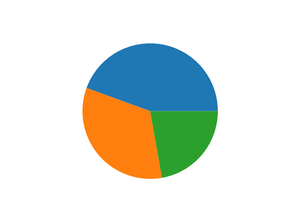
#> input picture INDIANAIPRODUCTION/03_matplot/pie_char.png, 293 x 220 px, shrunk from 640 x 480 before the run
$ jupyter execute 08_matplot.ipynb
#> lines starting #> are read from the running program, lines starting #| are printed output that depends on the picture
# Imshow

[cell 1]
import matplotlib.pyplot as plt
import matplotlib.image as mpimg # image module for image reading

[cell 2]
img = mpimg.imread("pie_char.png") # give addres of image location
#> img is the input picture: shape (220, 293, 4) float32; mean R, G, B, A 0.872, 0.891, 0.859, 1
print(img)
#> (printed output is left out)

[cell 3]
print("Data type of img > ", type(img))
#| Data type of img >  <class 'numpy.ndarray'>
print("Shape of img > ", img.shape)
#| Shape of img >  (220, 293, 4)
print("Dimention of img > ",img.ndim)
#| Dimention of img >  3

[cell 4]
plt.imshow(img)
plt.show()

[cell 5]
plt.figure(figsize=(16,9))
plt.axis("off")
plt.imshow(img)
plt.show()

[cell 6]
plt.figure(figsize=(16,9))
plt.axis("off")
plt.imshow(img)
plt.colorbar() # Show color bar of above image
plt.show()
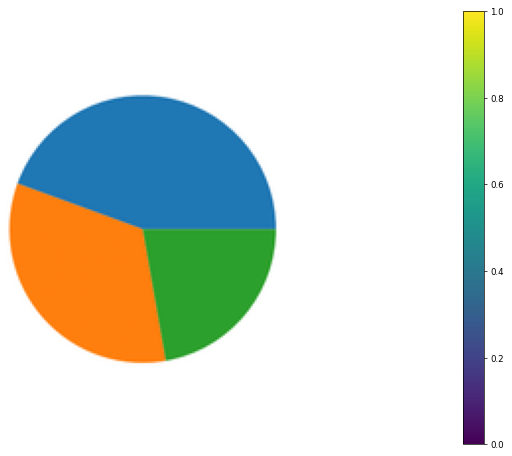
#> figure drawn by matplotlib, 2 panels

[cell 7]
single_channel = img[:,:,1] # get single channel data from img
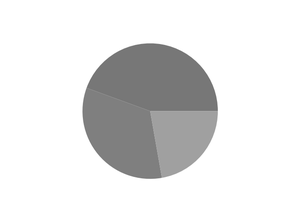
#> single_channel: shape (220, 293) float32; min 0.424, max 1, mean 0.891
plt.figure(figsize=(16,9))
plt.axis("off")
plt.imshow(single_channel, cmap = "hot") # show image with hot color map
plt.colorbar()
plt.show()
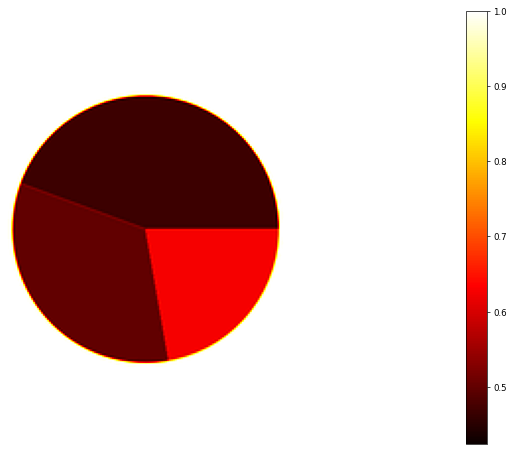
#> figure drawn by matplotlib, 2 panels

[cell 8]
img2 = mpimg.imread("car.jpeg")
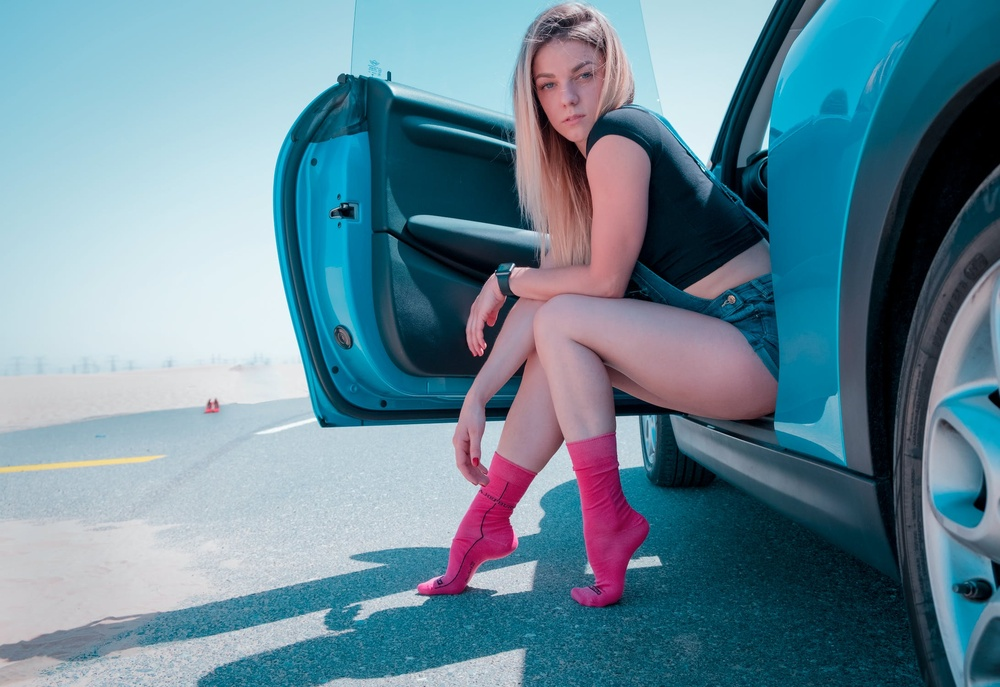
#> input picture INDIANAIPRODUCTION/03_matplot/car.jpeg, 1000 x 687 px, shrunk from 2184 x 1500 before the run
#> img2 is the input picture: shape (687, 1000, 3); mean R, G, B 103.7, 136.3, 151.9
plt.figure(figsize=(16,9))
plt.axis("off")
plt.imshow(img2)
plt.colorbar()
plt.show()
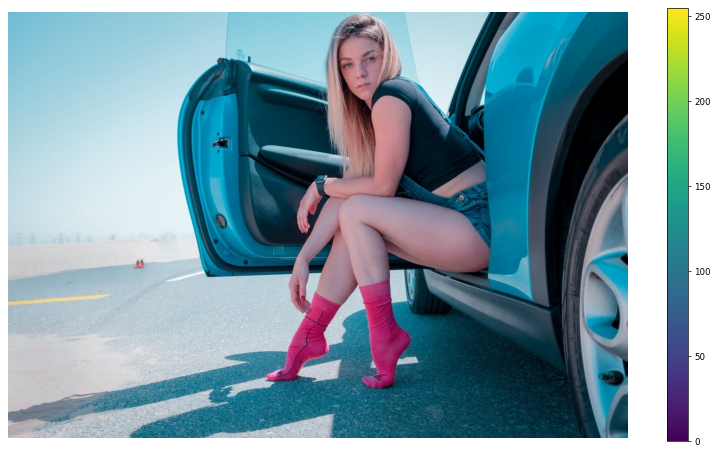
#> figure drawn by matplotlib, 2 panels

[cell 9]
single_channel2_img = img2[:,:,1]
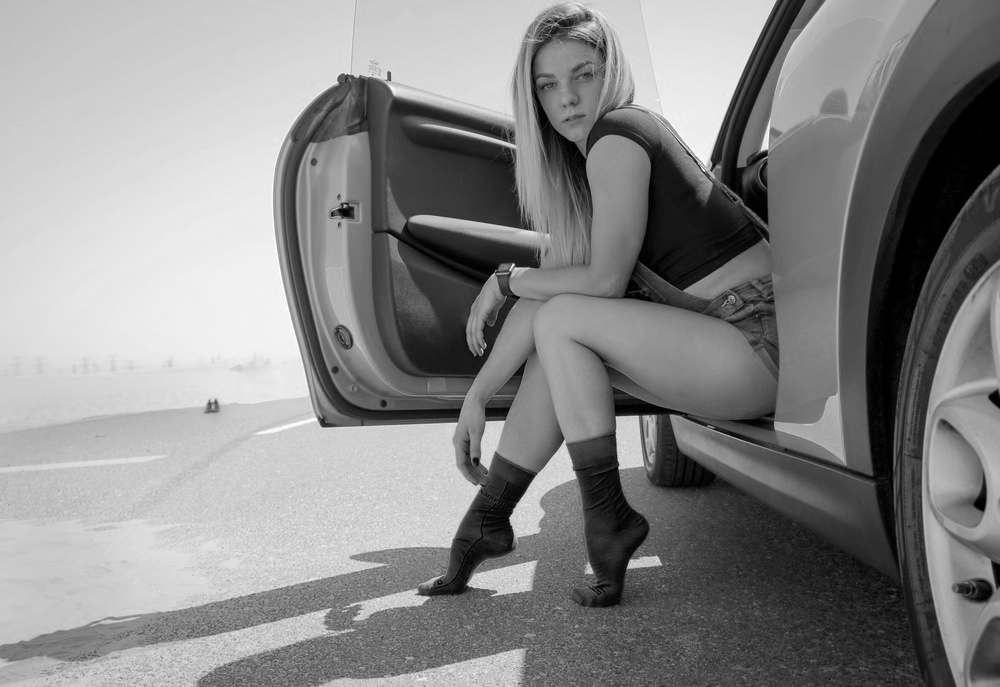
#> single_channel2_img: shape (687, 1000); min 0, max 255, mean 136.3
plt.figure(figsize=(16,9))
plt.axis("off")
plt.imshow(single_channel2_img, cmap="hot")
plt.colorbar()
plt.savefig("model_hot.png")
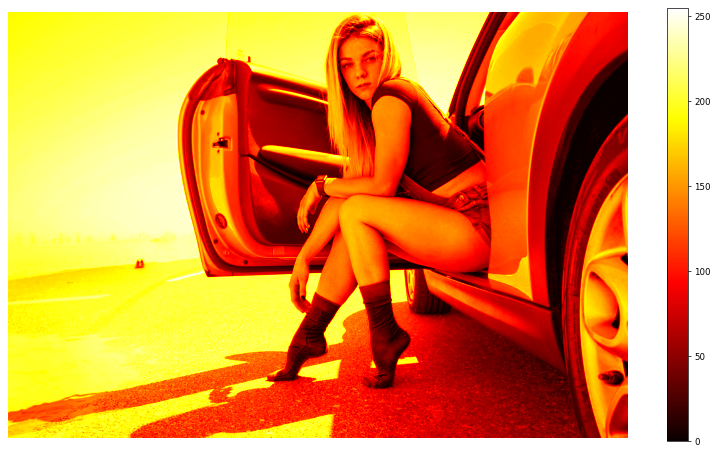
#> figure drawn by matplotlib, 2 panels
plt.show()

[cell 10]
single_channel2_img = img2[:,:,1]
plt.figure(figsize=(16,9))
plt.axis("off")
plt.imshow(single_channel2_img, cmap="nipy_spectral")
plt.colorbar()
plt.savefig("model_hot.png")
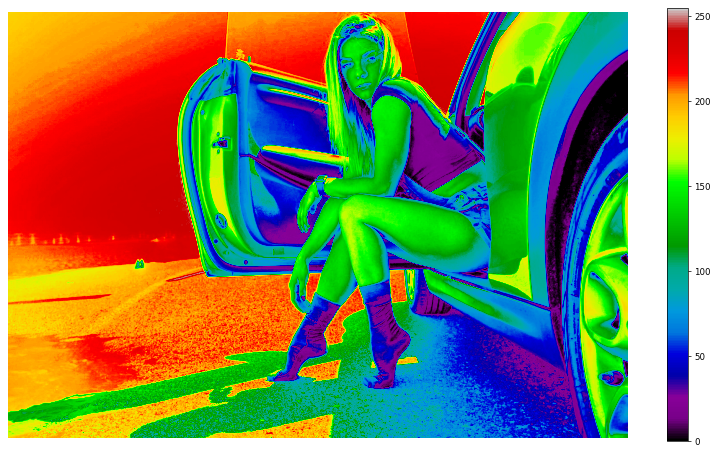
#> figure drawn by matplotlib, 2 panels
plt.show()
